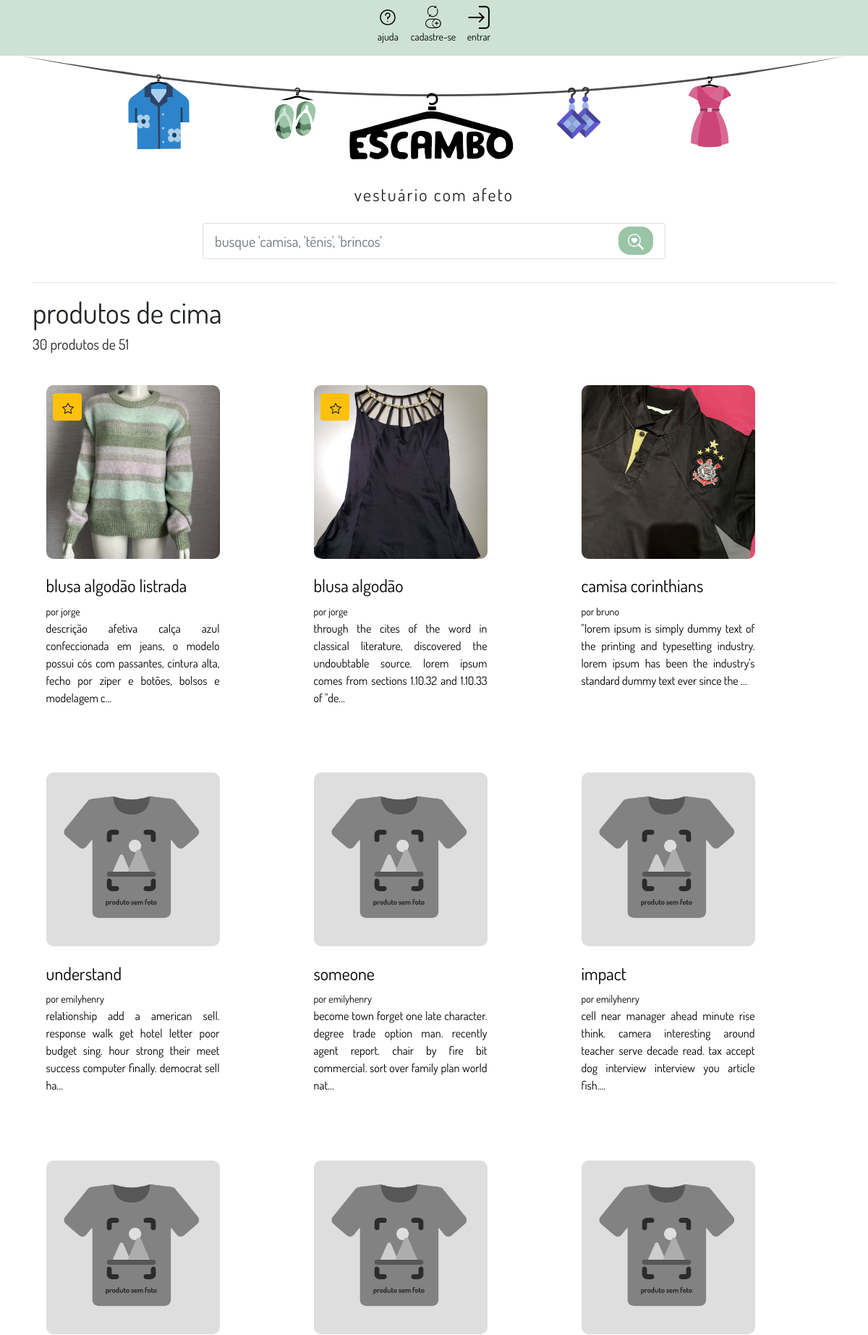
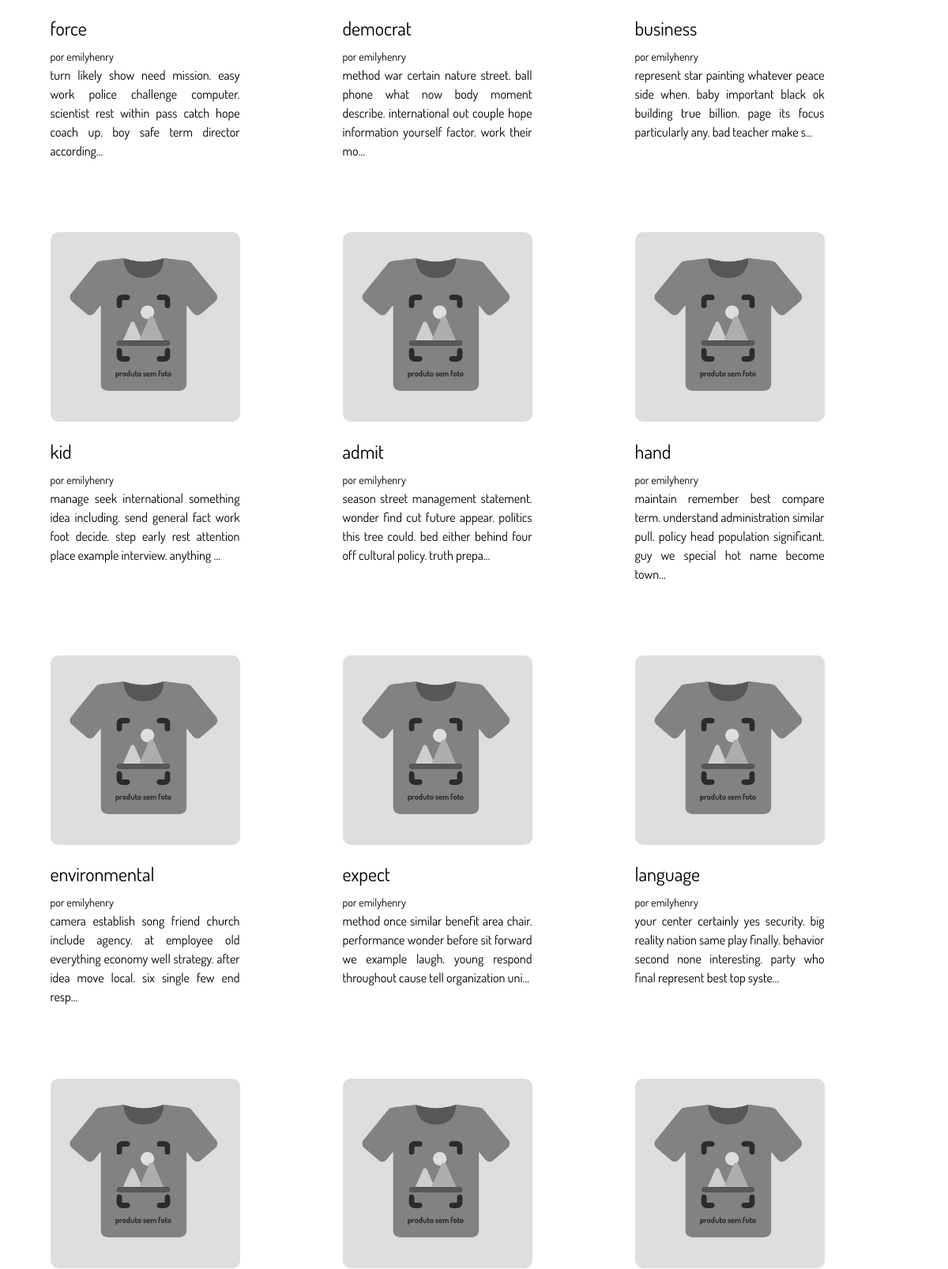
The app's page /categoria/1/ (upper part) with its own data (2 pictures, top to bottom).
### app_escambo/models.py (models this page shows, shortened)
class Categoria(models.Model):
    nome = models.CharField(max_length=100)

class Produto(models.Model):
    STATUS_CHOICES = (
        ('ruim', 'Ruim'),
        ('ok', 'Ok'),
        ('bom', 'Bom'),
        ('ótimo', 'Ótimo'),
        ('excelente', 'Excelente'),
    )
    nome = models.CharField(max_length=100)
    descricao_afetiva = models.CharField(max_length=500)
    estado_produto = models.CharField(max_length=20, choices=STATUS_CHOICES, default='bom')
    categoria = models.ForeignKey(Categoria, on_delete=models.CASCADE)
    destaque = models.BooleanField(default=False)
    status_trocado = models.BooleanField(default=False)
    usuario_proprietario = models.ForeignKey(Escambador, on_delete=models.CASCADE)

class Foto (models.Model):
    produto = models.ForeignKey(Produto, on_delete=models.CASCADE)
    imagem = models.ImageField(upload_to='escambo/produto_fotos/', null=True, blank=True)

class Escambador(models.Model):
    user = models.OneToOneField(User, on_delete=models.CASCADE)
    cpf = models.CharField(max_length=14, blank=True)
    endereco = models.CharField(max_length=255)
    telefone = PhoneNumberField(blank=True)
    foto = models.ImageField(upload_to='escambo/usuario_fotos', null=True, blank=True)
    ativos = models.IntegerField(default=0)
    avaliacao = models.FloatField(default=5)

### app_escambo/views.py (the view)
# urls.py: path('categoria/<int:categoria_id>/', views.ProdutoView.pesquisar_por_categoria, name='pesquisar_por_categoria'),
    def pesquisar_por_categoria(request, categoria_id):
        dao = produtoDao()
        return render(request, 'escambo/pesquisar_por_categoria.html', dao.buscarPorCategoria(categoria_id))

### app_escambo/dao.py (called while the page is built)
    def buscarPorCategoria(self, categoria_id):
        categoria = Categoria.objects.get(id=categoria_id)
        produtos = Produto.objects.filter(categoria=categoria).order_by('-id')
        context = {
            'categoria': categoria,
            'produtos': produtos
        }
        return context

### app_escambo/templates/escambo/pesquisar_por_categoria.html (shortened to what this page needs)
{% extends 'escambo/base.html' %}
{% load static %}
{% block conteudo %}
<div class="container">
  <hr>
  <h1>Produtos {{ categoria.nome }}</h1>
  <h5>30 produtos de {{ produtos|length }}</h5>
  {% if produtos %}
  <div class="container-postagem" style="position: relative;">
    {% for produto in produtos %}
    {% if forloop.counter <= 30 %}
    <div class="foto-container" style="position: relative; flex: 0 0 33.33%; margin-bottom: 20px;">
      <div class="foto" style="display: block; max-width: 100%;">
        <a href="{% url 'escambo:detalhe_produto' produto.id %}">
          {% if produto.destaque == True%}
            <button type="button" class="btn btn-warning" style="position: absolute; top: 13%; left: 13%; width: 2.5em; transform: translate(-50%, -50%); z-index: 2;">
            </button>
          {% endif %}
          {% if produto.foto_set.all %}
              <img class="postagem" src="{{ produto.foto_set.first.imagem.url }}">
          {% else %}
              <img class="postagem" src="{% static 'escambo/img/produto/produto_padrao_foto.png' %}">
          {% endif %}
          <h4 style="margin-top: 7%;">{{ produto.nome }}</h4>
          <small>por {{ produto.usuario_proprietario.user.username }}</small>
          <p class="group inner list-group-item-text" style="width: 30vh; text-align: justify;">{{ produto.descricao_afetiva|truncatechars:150 }}</p>
        </a>
      </div>
    </div>
  {% endif %}
  {% endfor %}
</div>
{% else %}
<p>Nenhum produto disponível para esta categoria.</p>
{% endif %}
{% endblock %}

### static/escambo/css/estilo.css (style rules this page uses)
body { background-color: white; text-transform: lowercase; font-family: 'Dosis', sans-serif; }
.container-postagem { display: grid; grid-template-columns: 1fr 1fr 1fr; grid-template-rows: 1fr 1fr; gap: 0px 0px; grid-auto-flow: row dense; grid-template-areas: "foto-1 foto-3 foto-5" "foto-2 foto-4 foto-6"; }
.container-postagem a { text-decoration: none; color: black; }
.postagem { position: relative; width: 30vh; height: 30vh; border-radius: 10px; object-fit: cover; }
.btn-warning { position: absolute; top: 10px; right: 10px; z-index: 1; }
.foto { padding: 5%; margin-top: 5%; }

### records on screen
Categoria: nome "de cima"
Produto: destaque True (drawn), foto_set.first.imagem (picture), nome "blusa algodão listrada", usuario_proprietario.user.username "jorge", descricao_afetiva "descrição afetiva calça azul confeccionada em jeans, o modelo possui cós com passantes, cintura alta, fecho por zíper e botões, bolsos e modelagem c…"
Produto: destaque True (drawn), foto_set.first.imagem (picture), nome "blusa algodão", usuario_proprietario.user.username "jorge", descricao_afetiva "through the cites of the word in classical literature, discovered the undoubtable source. lorem ipsum comes from sections 1.10.32 and 1.10.33 of \"de…"
Produto: foto_set.first.imagem (picture), nome "camisa corinthians", usuario_proprietario.user.username "bruno", descricao_afetiva "''lorem ipsum is simply dummy text of the printing and typesetting industry. lorem ipsum has been the industry's standard dummy text ever since the …"
Produto: nome "understand", usuario_proprietario.user.username "emilyhenry", descricao_afetiva "relationship add a american sell. response walk get hotel letter poor budget sing. hour strong their meet success computer finally. democrat sell ha…"
Produto: nome "someone", usuario_proprietario.user.username "emilyhenry", descricao_afetiva "become town forget one late character. degree trade option man. recently agent report. chair by fire bit commercial. sort over family plan world nat…"
Produto: nome "impact", usuario_proprietario.user.username "emilyhenry", descricao_afetiva "cell near manager ahead minute rise think. camera interesting around teacher serve decade read. tax accept dog interview interview you article fish.…"
Produto: nome "force", usuario_proprietario.user.username "emilyhenry", descricao_afetiva "turn likely show need mission. easy work police challenge computer. scientist rest within pass catch hope coach up. boy safe term director according…"
Produto: nome "democrat", usuario_proprietario.user.username "emilyhenry", descricao_afetiva "method war certain nature street. ball phone what now body moment describe. international out couple hope information yourself factor. work their mo…"
Produto: nome "business", usuario_proprietario.user.username "emilyhenry", descricao_afetiva "represent star painting whatever peace side when. baby important black ok building true billion. page its focus particularly any. bad teacher make s…"
Produto: nome "kid", usuario_proprietario.user.username "emilyhenry", descricao_afetiva "manage seek international something idea including. send general fact work foot decide. step early rest attention place example interview. anything …"
Produto: nome "admit", usuario_proprietario.user.username "emilyhenry", descricao_afetiva "season street management statement. wonder find cut future appear. politics this tree could. bed either behind four off cultural policy. truth prepa…"
Produto: nome "hand", usuario_proprietario.user.username "emilyhenry", descricao_afetiva "maintain remember best compare term. understand administration similar pull. policy head population significant. guy we special hot name become town…"
Produto: nome "environmental", usuario_proprietario.user.username "emilyhenry", descricao_afetiva "camera establish song friend church include agency. at employee old everything economy well strategy. after idea move local. six single few end resp…"
Produto: nome "expect", usuario_proprietario.user.username "emilyhenry", descricao_afetiva "method once similar benefit area chair. performance wonder before sit forward we example laugh. young respond throughout cause tell organization uni…"
Produto: nome "language", usuario_proprietario.user.username "emilyhenry", descricao_afetiva "your center certainly yes security. big reality nation same play finally. behavior second none interesting. party who final represent best top syste…"

### other values on screen
{{ produtos|length }} "51"
